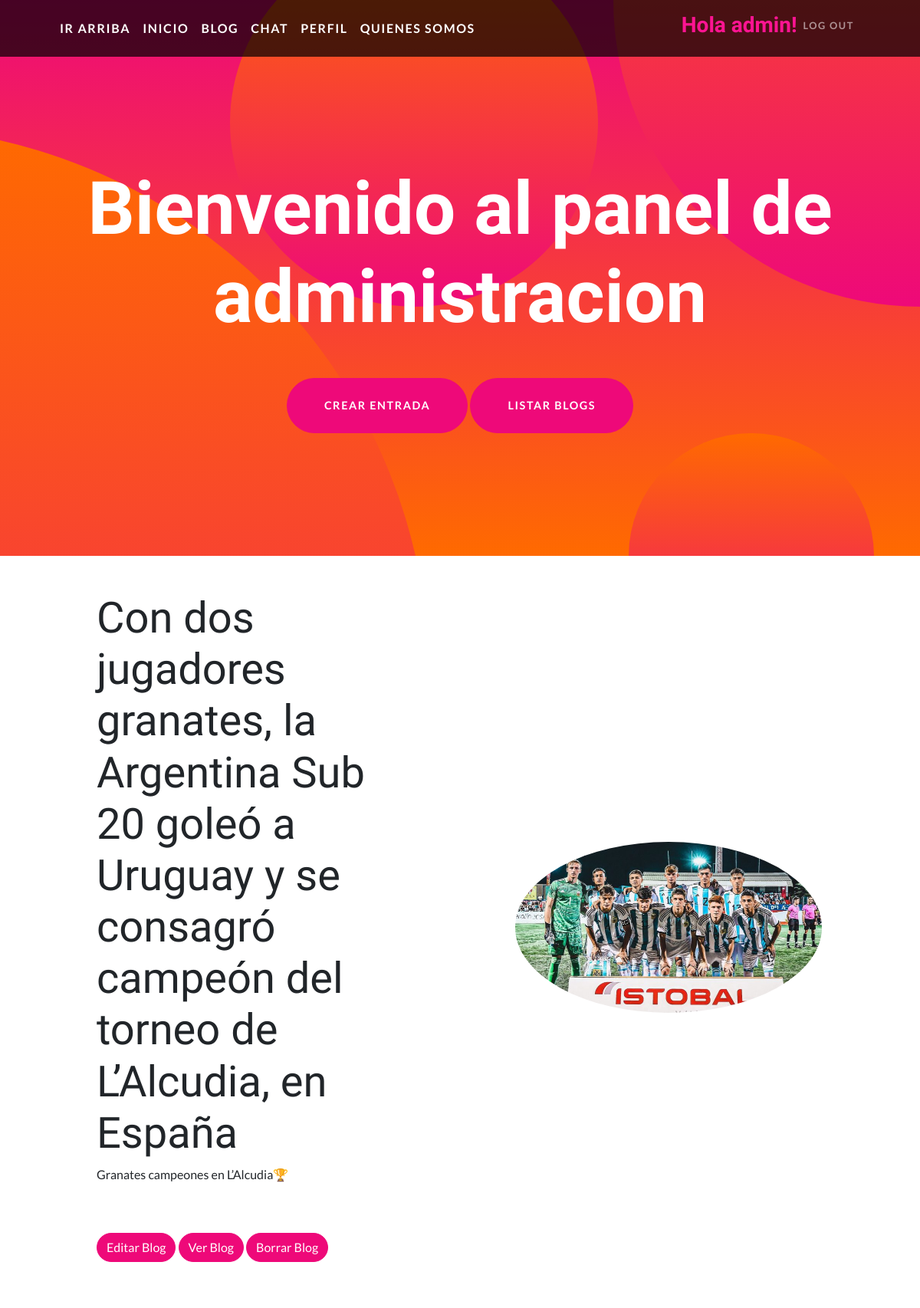
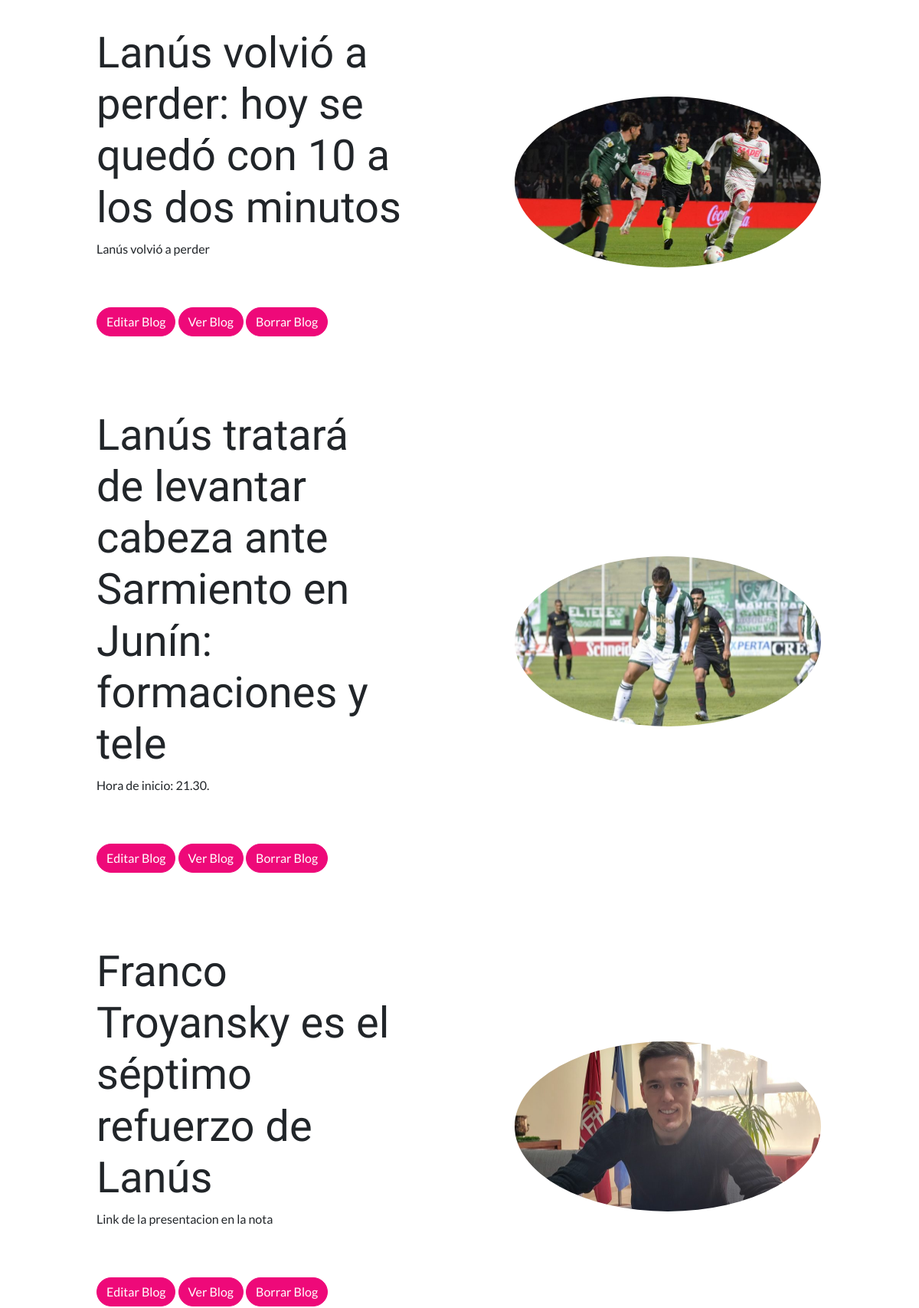
The page /panel/list/ (signed in, upper part) on the database its author committed (2 pictures, top to bottom).
### Blog/models.py (models this page shows, shortened)
class Blog(models.Model):
    titulo = models.CharField(max_length=150)
    subtitulo = models.CharField(max_length=50, null=True)
    contenido = RichTextField()
    autor = models.ForeignKey(User, on_delete=models.CASCADE, related_name='Autor')
    imagen = models.ImageField(upload_to='Blog')
    creado = models.DateTimeField(auto_now_add=True)
    actualizado = models.DateTimeField(auto_now_add=True)
    class Meta:
        ordering = ['-creado']

### PanelAdmin/views.py (the view)
# urls.py: path('panel/list/', BlogList.as_view(), name='blog_list'),
class BlogList(ListView, LoginRequiredMixin):
    model = Blog
    template_name="blog_list.html"

### templates/blog_list.html
{% extends "paneladmin.html" %}
{% load static %}
{% block contenido_que_cambia %}
{% if request.user.is_superuser %}
{% for blog in object_list %}
<section id="scroll">
    <div class="container px-5">
        <div class="row gx-5 align-items-center">
            <div class="col-lg-6 order-lg-2">
                <div class="p-5"><img class="img-fluid rounded-circle" src="{{blog.imagen.url}}" alt="..." style="width:400px ;" /></div>
            </div>
            <div class="col-lg-6 order-lg-1">
                <div class="p-5">
                    <h2 class="display-4" >{{blog.titulo}}</h2>
                    <p>{{blog.subtitulo}}</p>
                    <a class="btn btn-primary btn-s rounded-pill mt-5" href="{% url 'blog_editar' blog.pk %}">Editar Blog</a>
                    <a class="btn btn-primary btn-s rounded-pill mt-5" href="{% url 'blog_detalle' blog.pk %}">Ver Blog</a>
                    <a class="btn btn-primary btn-s rounded-pill mt-5" href="{% url 'blog_borrar' blog.pk %}">Borrar Blog</a>
                </div>
            </div>
        </div>
    </div>
</section>
{% endfor %}
{% else %}
<h1 class="masthead-heading mb-0">No tenes autorizacion para ver esta pagina</h1>
{% endif %}
{% endblock %}

### templates/index.html (shortened to what this page needs)
<!DOCTYPE html>
<html lang="en">
    <head>
        {% load static %}
        <link href="{% static 'WebApp/css/styles.css' %}" rel="stylesheet" />
    </head>
    <body id="page-top">
        <nav class="navbar navbar-expand-lg navbar-dark navbar-custom fixed-top">
            <div class="container px-5">
                <a class="navbar-brand" href="#page-top">Ir Arriba</a>
                <a class="navbar-brand" href="{% url 'inicio' %}">Inicio</a>
                <a class="navbar-brand" href="{% url 'blogs' %}">Blog</a>
                {% if request.user.is_authenticated %}
                <a class="navbar-brand" href="{% url 'chat' %}">Chat</a>
                <a class="navbar-brand" href="{% url 'mostrar_perfil' %}">Perfil</a>
                {% endif %}
                <a class="navbar-brand" href="{% url 'about' %}">Quienes Somos</a>
                <div class="collapse navbar-collapse" id="navbarResponsive">
                    <ul class="navbar-nav ms-auto">
                        {% if request.user.is_authenticated %}
                        <h3 style="color:deeppink">Hola {{request.user.username}}!</h3>
                        <li class="nav-item"><a class="nav-link" href="{% url 'logout' %}">Log out</a></li>
                        {% endif %}
                    </ul>
                </div>
            </div>
        </nav>
        {% block paneladmin %}{% endblock %}
        {% block contenido_que_cambia %}{% endblock %}
    </body>
</html>

### rows shown on the page
Blog: imagen (picture), titulo "Con dos jugadores granates, la Argentina Sub 20 goleó a Uruguay y se consagró campeón del torneo de L’Alcudia, en España", subtitulo "Granates campeones en L’Alcudia🏆"
Blog: imagen (picture), titulo "Lanús volvió a perder: hoy se quedó con 10 a los dos minutos", subtitulo "Lanús volvió a perder"
Blog: imagen (picture), titulo "Lanús tratará de levantar cabeza ante Sarmiento en Junín: formaciones y tele", subtitulo "Hora de inicio: 21.30."
Blog: imagen (picture), titulo "Franco Troyansky es el séptimo refuerzo de Lanús", subtitulo "Link de la presentacion en la nota"

### other values the page prints
{{ request.user.username }} "admin"
